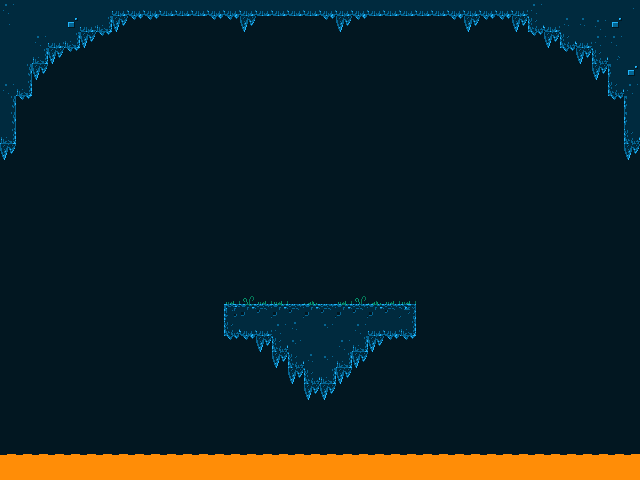

This is a level from a 2D game, rendered from its Tiled map with the project's own tilesets. A one-line summary and the complete map file follow:
An orthogonal 40x30 tile map with 16x16 px tiles, 1 tile layer (lavaLayer).

<map version="1.0" orientation="orthogonal" renderorder="right-down" width="40" height="30" tilewidth="16" tileheight="16" nextobjectid="1">
 <tileset firstgid="1" name="lavaTiles" tilewidth="16" tileheight="16" tilecount="60" columns="10">
  <image source="../assets/img/tiles.png" width="160" height="96" />
 </tileset>
 <layer name="lavaLayer" width="40" height="30">
  <data encoding="csv">
43,50,50,50,50,50,50,2,2,2,2,2,2,2,2,2,2,2,2,2,2,2,2,2,2,2,2,2,2,2,2,2,2,43,50,50,50,50,50,30,
30,50,50,50,42,2,4,19,11,11,12,12,12,11,11,19,12,12,12,12,11,19,11,12,12,12,12,12,11,19,11,11,19,1,2,39,39,43,42,50,
50,50,43,2,4,19,11,12,12,12,12,12,12,12,12,12,12,12,12,12,12,12,12,12,12,12,12,12,12,12,12,12,12,11,19,1,2,43,43,50,
50,50,4,19,11,12,12,12,12,12,12,12,12,12,12,12,12,12,12,12,12,12,12,12,12,12,12,12,12,12,12,12,12,12,12,11,19,1,29,50,
50,44,19,12,12,12,12,12,12,12,12,12,12,12,12,12,12,12,12,12,12,12,12,12,12,12,12,12,12,12,12,12,12,12,12,12,12,19,41,42,
43,4,12,12,12,12,12,12,12,12,12,12,12,12,12,12,12,12,12,12,12,12,12,12,12,12,12,12,12,12,12,12,12,12,12,12,12,12,1,43,
44,11,12,12,12,12,12,12,12,12,12,12,12,12,12,12,12,12,12,12,12,12,12,12,12,12,12,12,12,12,12,12,12,12,12,12,12,12,11,41,
44,12,12,12,12,12,12,12,12,12,12,12,12,12,12,12,12,12,12,12,12,12,12,12,12,12,12,12,12,12,12,12,12,12,12,12,12,12,12,41,
4,12,12,12,12,12,12,12,12,12,12,12,12,12,12,12,12,12,12,12,12,12,12,12,12,12,12,12,12,12,12,12,12,12,12,12,12,12,12,1,
19,12,12,12,12,12,12,12,12,12,12,12,12,12,12,12,12,12,12,12,12,12,12,12,12,12,12,12,12,12,12,12,12,12,12,12,12,12,12,19,
12,12,12,12,12,12,12,12,12,12,12,12,12,12,12,12,12,12,12,12,12,12,12,12,12,12,12,12,12,12,12,12,12,12,12,12,12,12,12,12,
12,12,12,12,12,12,12,12,12,12,12,12,12,12,12,12,12,12,12,12,12,12,12,12,12,12,12,12,12,12,12,12,12,12,12,12,12,12,12,12,
12,12,12,12,12,12,12,12,12,12,12,12,12,12,12,12,12,12,12,12,12,12,12,12,12,12,12,12,12,12,12,12,12,12,12,12,12,12,12,12,
12,12,12,12,12,12,12,12,12,12,12,12,12,12,12,12,12,12,12,12,12,12,12,12,12,12,12,12,12,12,12,12,12,12,12,12,12,12,12,12,
12,12,12,12,12,12,12,12,12,12,12,12,12,12,12,12,12,12,12,12,12,12,12,12,12,12,12,12,12,12,12,12,12,12,12,12,12,12,12,12,
12,12,12,12,12,12,12,12,12,12,12,12,12,12,12,12,12,12,12,12,12,12,12,12,12,12,12,12,12,12,12,12,12,12,12,12,12,12,12,12,
12,12,12,12,12,12,12,12,12,12,12,12,12,12,12,12,12,12,12,12,12,12,12,12,12,12,12,12,12,12,12,12,12,12,12,12,12,12,12,12,
12,12,12,12,12,12,12,12,12,12,12,12,12,12,12,12,12,12,12,12,12,12,12,12,12,12,12,12,12,12,12,12,12,12,12,12,12,12,12,12,
12,12,12,12,12,12,12,12,12,12,12,12,12,12,21,24,21,21,12,22,12,21,24,22,21,21,12,12,12,12,12,12,12,12,12,12,12,12,12,12,
12,12,12,12,12,12,12,12,12,12,12,12,12,12,31,32,33,32,33,32,33,32,33,32,33,34,12,12,12,12,12,12,12,12,12,12,12,12,12,12,
12,12,12,12,12,12,12,12,12,12,12,12,12,12,1,2,2,43,39,50,49,50,43,2,2,4,12,12,12,12,12,12,12,12,12,12,12,12,12,12,
12,12,12,12,12,12,12,12,12,12,12,12,12,12,11,11,19,1,49,50,50,43,4,19,11,11,12,12,12,12,12,12,12,12,12,12,12,12,12,12,
12,12,12,12,12,12,12,12,12,12,12,12,12,12,12,12,12,19,1,39,49,4,19,12,12,12,12,12,12,12,12,12,12,12,12,12,12,12,12,12,
12,12,12,12,12,12,12,12,12,12,12,12,12,12,12,12,12,12,19,1,4,19,12,12,12,12,12,12,12,12,12,12,12,12,12,12,12,12,12,12,
12,12,12,12,12,12,12,12,12,12,12,12,12,12,12,12,12,12,12,19,19,12,12,12,12,12,12,12,12,12,12,12,12,12,12,12,12,12,12,12,
12,12,12,12,12,12,12,12,12,12,12,12,12,12,12,12,12,12,12,12,12,12,12,12,12,12,12,12,12,12,12,12,12,12,12,12,12,12,12,12,
12,12,12,12,12,12,12,12,12,12,12,12,12,12,12,12,12,12,12,12,12,12,12,12,12,12,12,12,12,12,12,12,12,12,12,12,12,12,12,12,
12,12,12,12,12,12,12,12,12,12,12,12,12,12,12,12,12,12,12,12,12,12,12,12,12,12,12,12,12,12,12,12,12,12,12,12,12,12,12,12,
5,5,5,5,5,5,5,5,5,5,5,5,5,5,5,5,5,5,5,5,5,5,5,5,5,5,5,5,5,5,5,5,5,5,5,5,5,5,5,5,
15,15,15,15,15,15,15,15,15,15,15,15,15,15,15,15,15,15,15,15,15,15,15,15,15,15,15,15,15,15,15,15,15,15,15,15,15,15,15,15
</data>
 </layer>
</map>
